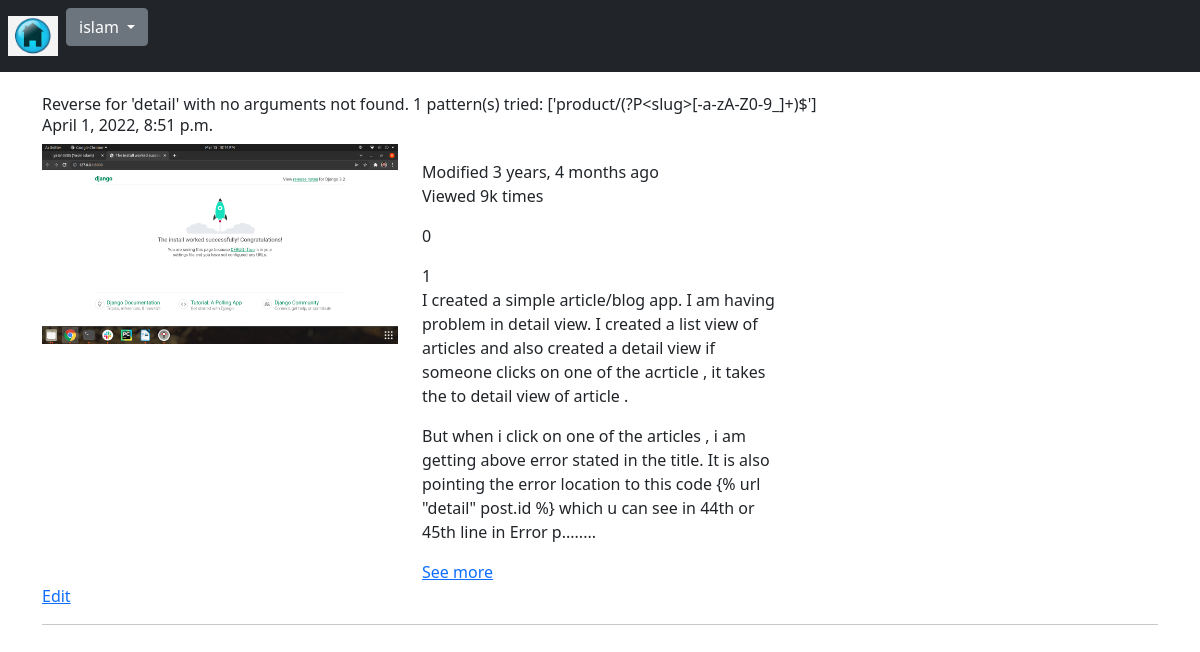
Screenshot of /blog/my-blogs/ (signed in) with the database file from the repository.
### App_Blog/models.py (models this page shows, shortened)
class Blog(models.Model):
    author = models.ForeignKey(User, on_delete=models.CASCADE, related_name='post_author')
    blog_title = models.CharField(max_length=264, verbose_name='Put a Title')
    blog_content = models.TextField(verbose_name='What is on your mind?')
    blog_image = models.ImageField(upload_to='blog_images', verbose_name='Images')
    publish_date = models.DateTimeField(auto_now_add=True)
    update_date = models.DateTimeField(auto_now=True)
    class Meta:
        ordering = ('-publish_date',)

### App_Blog/views.py (the view)
# urls.py: path('my-blogs/', views.MyBlog.as_view(), name='my_blogs'),
class MyBlog(LoginRequiredMixin, TemplateView):
    template_name = 'App_Blog/my_blog.html'

### App_Blog/templatetags/custom_filters.py (called while the page is built)
def range_filter(value):
    return value[0:500] + "........"

### templates/App_Blog/my_blog.html (shortened to what this page needs)
{% extends 'base.html' %}
{% load custom_filters %}
{% block body_block %}
{% for blog in user.post_author.all %}
    <he>{{ blog.blog_title }}</he>
    <h6>{{ blog.publish_date}}</h6>
    <div class="row">
        <div class="col-sm-4">
            <img src="/media/{{blog.blog_image}}" width="100%">
        </div>
        <div class="col-sm-4">
            <p>{{blog.blog_content|range_filter|linebreaks}}</p>
            <a href="{% url 'App_Blog:blog_details' blog_id=blog.id %}">See more</a>
        </div>
    </div>
    <a href="{% url 'App_Blog:edit_blog' pk=blog.id %}">Edit</a>
    <hr>
{% endfor %}
{% endblock %}

### templates/base.html (shortened to what this page needs)
<!doctype html>
<html lang="en">
  <head>
    <link href="https://cdn.jsdelivr.net/npm/bootstrap@5.1.3/dist/css/bootstrap.min.css"
 rel="stylesheet">
    <link href="//netdna.bootstrapcdn.com/font-awesome/3.2.1/css/font-awesome.css" rel="stylesheet">
  </head>
<body>
  <nav class="navbar navbar-expand-sm bg-dark navbar-dark ">
    <ul class="navbar-nav">
      <li class="nav-item active">
        <a class="nav-link" href="{% url 'index' %}"><img src="/media/logo.png" width="50px"></a>
      </li>
      {% if user.is_authenticated %}
      <div class="dropdown">
        <button class="btn btn-secondary dropdown-toggle" type="button" id="dropdownMenuButton" data-toggle="dropdown" aria-haspopup="true" aria-expanded="false">
          {{user.username}}
        </button>
      </div>
      {% endif %}
    </ul>
  </nav>
<div class="container" style="padding-top:20px">
  {% block body_block %}
  {% endblock %}
</div>
</body>
</html>

### rows the page displays
Blog: blog_title "Reverse for 'detail' with no arguments not found. 1 pattern(s) tried: ['product/(?P<slug>[-a-zA-Z0-9_]+)$']", publish_date "April 1, 2022, 8:51 p.m.", blog_image (picture), blog_content|range_filter "Modified 3 years, 4 months ago Viewed 9k times 0 1 I created a simple article/blog app. I am having problem in detail view. I created a list view of articles and also created a detail view if someone clicks on one of the acrticle , it takes the to detail view of article . But when i click on one of the articles , i am getting above error stated in the title. It is also pointing the error location to this code {% url \"detail\" post.id %} which u can see in 44th or 45th line in Error p........"

### other values shown
{{ user.username }} "islam"
